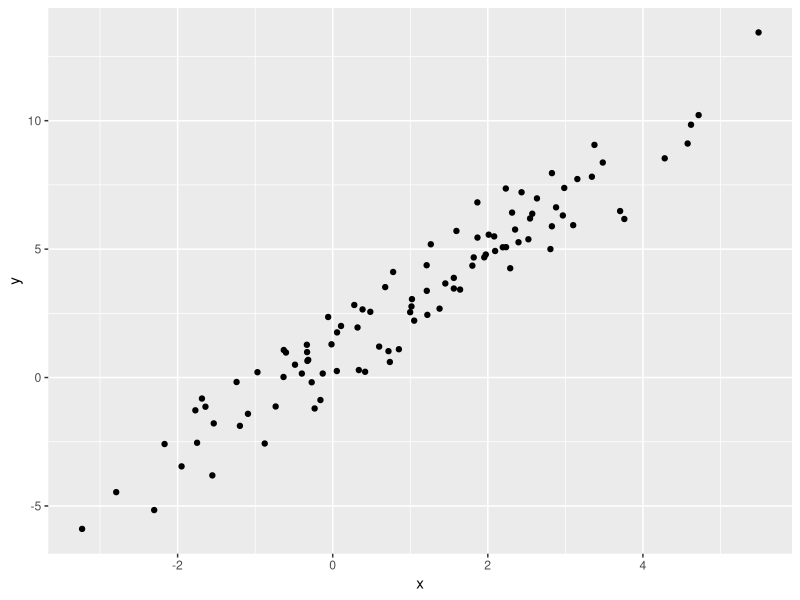

Source code (R):
## ---- chunk 1
library(tidyverse)
## ---- chunk 2
plot_df = 
  tibble(x = rnorm(100, mean = 1, sd = 2),
         y = 1 + 2 * x + rnorm(100))
## ---- chunk 3
plot_df |>
  ggplot(aes(x = x, y = y)) + 
  geom_point()
